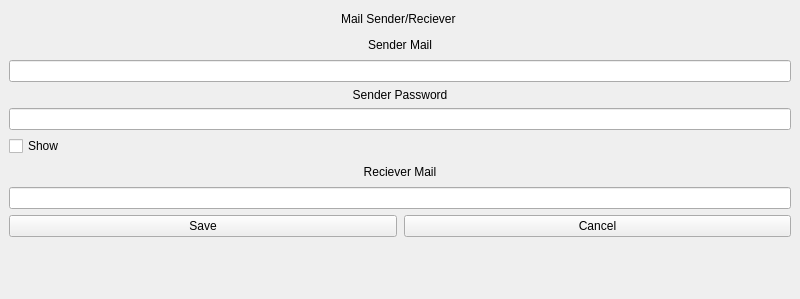
<?xml version="1.0" encoding="UTF-8"?>
<ui version="4.0">
 <class>mailSetup</class>
 <widget class="QMainWindow" name="mailSetup">
  <property name="geometry">
   <rect>
    <x>0</x>
    <y>0</y>
    <width>800</width>
    <height>299</height>
   </rect>
  </property>
  <property name="maximumSize">
   <size>
    <width>16777215</width>
    <height>300</height>
   </size>
  </property>
  <property name="windowTitle">
   <string>MainWindow</string>
  </property>
  <widget class="QWidget" name="centralwidget">
   <layout class="QVBoxLayout" name="verticalLayout_2">
    <item>
     <widget class="QLabel" name="title">
      <property name="maximumSize">
       <size>
        <width>16777215</width>
        <height>20</height>
       </size>
      </property>
      <property name="text">
       <string>Mail Sender/Reciever </string>
      </property>
      <property name="alignment">
       <set>Qt::AlignmentFlag::AlignCenter</set>
      </property>
     </widget>
    </item>
    <item>
     <layout class="QVBoxLayout" name="senderMailRow">
      <item>
       <widget class="QLabel" name="senderMailLabel">
        <property name="maximumSize">
         <size>
          <width>16777215</width>
          <height>20</height>
         </size>
        </property>
        <property name="text">
         <string>Sender Mail</string>
        </property>
        <property name="alignment">
         <set>Qt::AlignmentFlag::AlignCenter</set>
        </property>
       </widget>
      </item>
      <item>
       <widget class="QLineEdit" name="senderMailLineEdit"/>
      </item>
     </layout>
    </item>
    <item>
     <layout class="QVBoxLayout" name="senderPasswordRow">
      <item>
       <widget class="QLabel" name="senderMailPasswordLabel">
        <property name="maximumSize">
         <size>
          <width>16777215</width>
          <height>20</height>
         </size>
        </property>
        <property name="text">
         <string>Sender Password</string>
        </property>
        <property name="alignment">
         <set>Qt::AlignmentFlag::AlignCenter</set>
        </property>
       </widget>
      </item>
      <item>
       <widget class="QLineEdit" name="senderMailPasswordLineEdit"/>
      </item>
      <item>
       <widget class="QCheckBox" name="showCHeckBox">
        <property name="text">
         <string>Show</string>
        </property>
       </widget>
      </item>
     </layout>
    </item>
    <item>
     <layout class="QVBoxLayout" name="recieverMailRow">
      <item>
       <widget class="QLabel" name="recieverMailLabel">
        <property name="maximumSize">
         <size>
          <width>16777215</width>
          <height>20</height>
         </size>
        </property>
        <property name="text">
         <string>Reciever Mail</string>
        </property>
        <property name="alignment">
         <set>Qt::AlignmentFlag::AlignCenter</set>
        </property>
       </widget>
      </item>
      <item>
       <widget class="QLineEdit" name="recieverMailLineEdit"/>
      </item>
     </layout>
    </item>
    <item>
     <layout class="QHBoxLayout" name="buttonsRow">
      <property name="spacing">
       <number>7</number>
      </property>
      <property name="sizeConstraint">
       <enum>QLayout::SizeConstraint::SetMinimumSize</enum>
      </property>
      <item>
       <widget class="QPushButton" name="saveButton">
        <property name="text">
         <string>Save</string>
        </property>
       </widget>
      </item>
      <item>
       <widget class="QPushButton" name="cancelButton">
        <property name="text">
         <string>Cancel</string>
        </property>
       </widget>
      </item>
     </layout>
    </item>
    <item>
     <widget class="QLabel" name="logLabel">
      <property name="text">
       <string/>
      </property>
      <property name="alignment">
       <set>Qt::AlignmentFlag::AlignCenter</set>
      </property>
     </widget>
    </item>
   </layout>
  </widget>
 </widget>
 <resources/>
 <connections/>
</ui>
